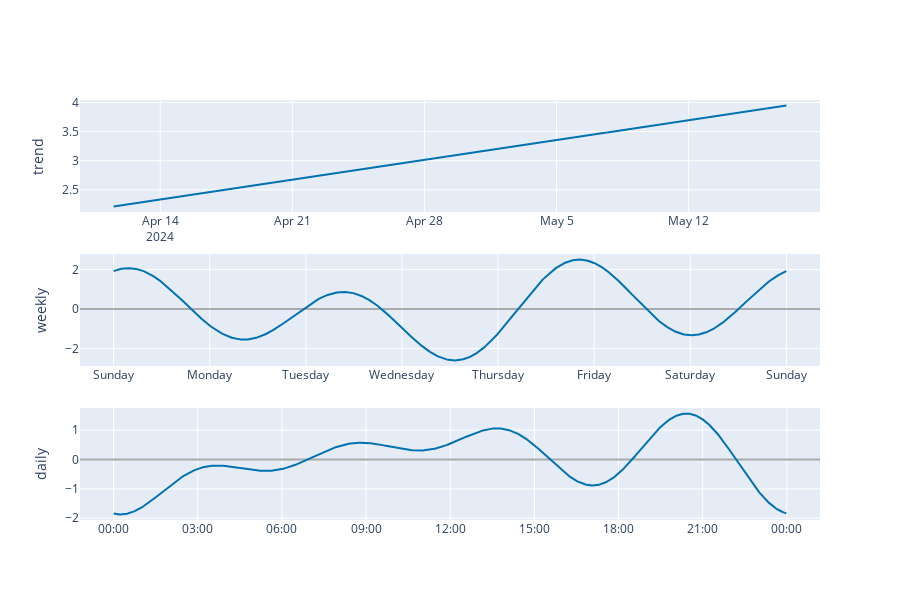

Source (notebook cell):
### Code cell
# Python
plot_components_plotly(m, fcst)

### Figure 1 — Plotly figure (JSON) as saved in the notebook; plotly's stock layout.template omitted (floating-point values rounded to 4 significant figures; data arrays with more than 128 entries replaced by an {"elided": "..."} marker saying what was removed)
{"data": [{"line": {"color": "#0072B2", "width": 2}, "mode": "lines", "name": "trend", "type": "scatter", "x": {"elided": "437 str values"}, "xaxis": "x", "y": {"elided": "437 float values"}, "yaxis": "y"}, {"line": {"color": "rgba(0, 114, 178, 0.2)", "width": 0}, "mode": "lines", "name": "trend_upper", "type": "scatter", "x": {"elided": "437 str values"}, "xaxis": "x", "y": {"elided": "437 float values"}, "yaxis": "y"}, {"fill": "tonexty", "fillcolor": "rgba(0, 114, 178, 0.2)", "line": {"color": "rgba(0, 114, 178, 0.2)", "width": 0}, "mode": "lines", "name": "trend_lower", "type": "scatter", "x": {"elided": "437 str values"}, "xaxis": "x", "y": {"elided": "437 float values"}, "yaxis": "y"}, {"line": {"color": "#0072B2", "width": 2}, "mode": "lines", "name": "weekly", "type": "scatter", "x": {"elided": "10080 str values"}, "xaxis": "x2", "y": {"elided": "10080 float values"}, "yaxis": "y2"}, {"line": {"color": "#0072B2", "width": 2}, "mode": "lines", "name": "daily", "type": "scatter", "x": {"elided": "1440 str values"}, "xaxis": "x3", "y": {"elided": "1440 float values"}, "yaxis": "y3"}], "layout": {"height": 600, "showlegend": false, "width": 900, "xaxis": {"anchor": "y", "domain": [0, 1], "range": ["2024-04-09T17:57:21", "2024-05-18T23:04:01"], "type": "date"}, "xaxis2": {"anchor": "y2", "domain": [0, 1], "range": ["2016-12-31T15:36:03", "2017-01-08T08:22:57"], "tickformat": "%A", "type": "date"}, "xaxis3": {"anchor": "y3", "domain": [0, 1], "range": ["2016-12-31T22:48:03", "2017-01-02T01:10:57"], "tickformat": "%H:%M", "type": "date"}, "yaxis": {"anchor": "x", "domain": [0.7333, 1], "rangemode": "normal", "title": {"text": "trend"}, "zerolinecolor": "#AAA"}, "yaxis2": {"anchor": "x2", "domain": [0.3667, 0.6333], "title": {"text": "weekly"}, "zerolinecolor": "#AAA"}, "yaxis3": {"anchor": "x3", "domain": [0, 0.2667], "title": {"text": "daily"}, "zerolinecolor": "#AAA"}}}
